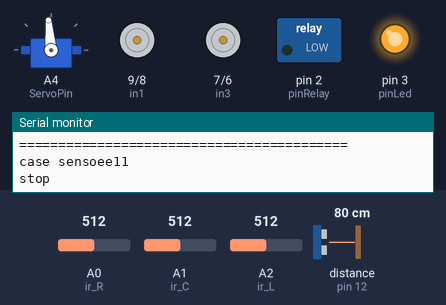
Recording of a sketch running on a simulated Arduino Uno, built with avr-gcc and run on an emulated ATmega328P. On the bench: servo, motor-driver pin pairs drawn as motors (green arrow = first pin HIGH = forward, orange = second pin HIGH = backward, longer = more drive, scaled by the enable pin), switched loads named in the sketch (green lamp = pin HIGH), output pins drawn as LEDs (lit = HIGH), the last lines printed to the serial monitor. Wiring (inferred from the names in the program): ultrasonic range finder: trigger pin 13; echo pin 12; servo: signal A4. Dashed ring = blinking. Inputs (shaded band) come from the test bench; at power-on: A0 (ir_R) = 512, A1 (ir_C) = 512, A2 (ir_L) = 512, distance to the obstacle (sensor on pin 12) 80 cm. The echo pulse lasts 58.3 µs per cm; servo pulses on a pin are drawn as a servo (544–2400 µs = 0–180°); pins used as bus, display or sensor lines are not drawn.

Above: at 3.43 s.
4.5 s: A0 (ir_R) set to 610
At 5.3 s:
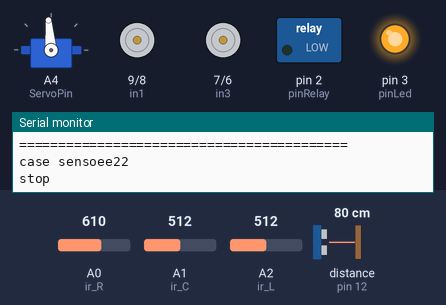
8.0 s: A1 (ir_C) set to 882
11.5 s: A1 (ir_C) set to 898
At 14.09 s:
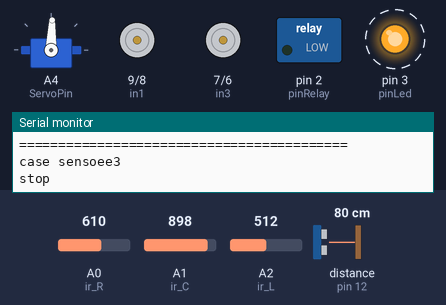
15.0 s: A1 (ir_C) set to 964
18.5 s: A1 (ir_C) set to 1000
At 20.8 s:
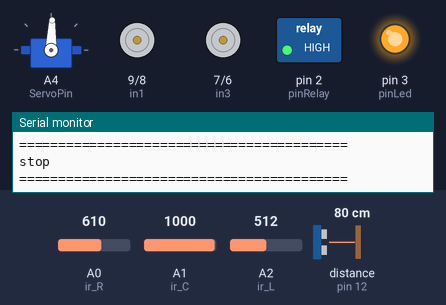
22.0 s: A2 (ir_L) set to 111
27.7 s: A2 (ir_L) set to 92
Timing chart, 0 to 30.7 s (numbered marks = the images above; inputs shaded):
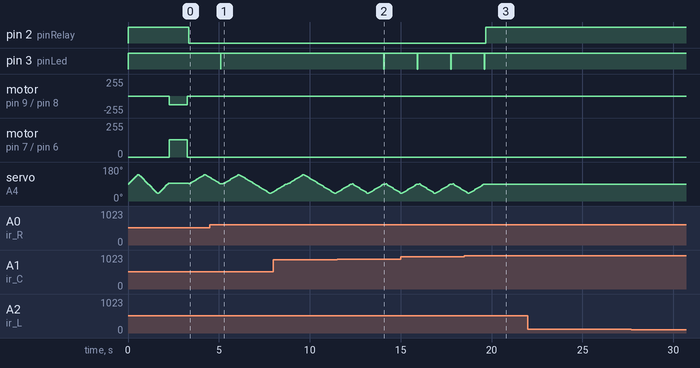

Measured:
- the behaviour switches between 889 and 890 on A1 (ir_C) (found by bisection; images 1 and 2)
- the behaviour switches between 981 and 982 on A1 (ir_C) (found by bisection; images 2 and 3)
- after the input at 4.5 s, pin 3 (pinLed): goes on until 5.1 s, then stays HIGH
- after the input at 11.5 s, pin 3 (pinLed): HIGH → LOW after 2.6 s, → HIGH 0.02 s later
- after the input at 18.5 s, pin 2 (pinRelay): LOW → HIGH after 1.2 s; pin 3 (pinLed): goes on until 19.6 s, then stays HIGH; servo on A4 (ServoPin): goes on until 19.5 s, then stays 88°

The sketch:

final_code.ino
```cpp
#include <Servo.h>

// define SRF-04 sensor
const unsigned int TRIG_PIN = 13;
const unsigned int ECHO_PIN = 12;

// define servo
#define ServoPin  A4    // define Servo control pin connection
int angle = 100; // servo center
Servo servo;
int k = 1;

int pinRelay = 2;
int pinLed = 3;
int distanceCM = 0;

// define motor
#define enA 10//Enable1 L298 Pin enA
#define in1 9 //Motor1  L298 Pin in1
#define in2 8 //Motor1  L298 Pin in2
#define in3 7 //Motor2  L298 Pin in3
#define in4 6 //Motor2  L298 Pin in4
#define enB 5 //Enable2 L298 Pin enB
int Speed = 130; // Write The Duty Cycle 0 to 255 Enable for Motor Speed

// define flame sensor
#define ir_R A0
#define ir_C A1
#define ir_L A2
int sensor_flame1, sensor_flame2, sensor_flame3;
bool isFire_R = false;
bool isFire_C = false;
bool isFire_L = false;

void setup()
{
  Serial.begin(9600);
  closePump();
  offLed();

  pinMode(ServoPin, OUTPUT);
  pinMode(TRIG_PIN, OUTPUT);
  pinMode(ECHO_PIN, INPUT);
  pinMode(pinRelay, OUTPUT);
  pinMode(pinLed, OUTPUT);
  pinMode(ir_R, INPUT);
  pinMode(ir_C, INPUT);
  pinMode(ir_L, INPUT);

  initServo();
  initMotorDriver();
  forward();
  delay(1000);
  Stop();
}

void loop() {
  sensor_flame1 = analogRead(ir_R);
  sensor_flame2 = analogRead(ir_C);
  sensor_flame3 = analogRead(ir_L);
  Serial.println("==========================================");
  Serial.println(sensor_flame1);
  Serial.println(sensor_flame2);
  Serial.println(sensor_flame3);
  Serial.println("==========================================");
  delay(10);
  distanceCM = getDistance();

  //  if (distanceCM < 10) {
  //    turnLeft();
  //    offLed();
  //  }
  //  if ((distanceCM > 10) && (distanceCM < 20)) {
  //    Stop();
  //    onLed();
  //  }
  //  if (distanceCM > 20) {
  //    Stop();
  //    notification(true);
  //    delay(20);
  //  }

  if (sensor_flame1 <= 600) {
    Serial.println("case sensoee11");
    Stop();
    openPump();
    servoTurnRight();
    notification(true);
    isFire_R = true;
  }
  //  else if (sensor_flame1 > 600) {
  //    Serial.println("case sensoee12");
  //    closePump();
  //    offLed();
  //  }
  else if ((sensor_flame2 < 890)) {
    Serial.println("case sensoee22");
    Stop();
    openPump();
    servo2Direction();
  }
  else if (sensor_flame2 > 981) {
    Stop();
    closePump();
  }
  else if (sensor_flame3 < 600) {
    Serial.println("case sensoee3");
    Stop();
    openPump();
    servoTurnLeft();
    notification(true);
  }
  //  else if (sensor_flame1 >= 801 && sensor_flame1 <= 1020) {
  //    closePump();
  //    backward();
  //    delay(100);
  //    turnRight();
  //    delay(200);
  //  }
  //
  else if ((sensor_flame2 >= 891) && (sensor_flame2 <= 980)) {
    Serial.println("case sensoee2");
    closePump();
    forward();
  }
  //
  //  else if (sensor_flame3 >= 251 && sensor_flame3 <= 700) {
  //    closePump();
  //    backward();
  //    delay(100);
  //    turnLeft();
  //    delay(200);
  //  }
  //  if (isFire_R == false ) {
  //    closePump();
  //    Stop();
  //    offLed();
  //  }
  /* if (k ==1) {
     if ( k ==1 ) {
       servoTurnRight();
       openPump();
       k =2;
     }
     delay(4000);
     if ( k == 2) {
       servo2Direction();
       k = 3;
       closePump();
     }
     delay(4000);
     if ( k == 3) {
       servoTurnLeft();
       k = 0;
     }
    } */

}
/* Code for Motor driver */
void initMotorDriver()
{
  pinMode(enA, OUTPUT); // declare as output for L298 Pin enA
  pinMode(in1, OUTPUT); // declare as output for L298 Pin in1
  pinMode(in2, OUTPUT); // declare as output for L298 Pin in2
  pinMode(in3, OUTPUT); // declare as output for L298 Pin in3
  pinMode(in4, OUTPUT); // declare as output for L298 Pin in4
  pinMode(enB, OUTPUT); // declare as output for L298 Pin enB

  analogWrite(enA, Speed); // Write The Duty Cycle 0 to 255 Enable Pin A for Motor1 Speed
  analogWrite(enB, Speed); // Write The Duty Cycle 0 to 255 Enable Pin B for Motor2 Speed
}

void backward() { //backward
  Serial.println("forward");
  digitalWrite(in1, HIGH); //Right Motor forward Pin
  digitalWrite(in2, LOW);  //Right Motor backward Pin
  digitalWrite(in3, LOW);  //Left Motor backward Pin
  digitalWrite(in4, HIGH); //Left Motor forward Pin
}

void forward() { //forward
  Serial.println("backward");
  digitalWrite(in1, LOW);  //Right Motor forward Pin
  digitalWrite(in2, HIGH); //Right Motor backward Pin
  digitalWrite(in3, HIGH); //Left Motor backward Pin
  digitalWrite(in4, LOW);  //Left Motor forward Pin
}

void turnRight() { //turnRight
  Serial.println("turnRight");
  digitalWrite(in1, LOW);  //Right Motor forward Pin
  digitalWrite(in2, HIGH); //Right Motor backward Pin
  digitalWrite(in3, LOW);  //Left Motor backward Pin
  digitalWrite(in4, HIGH); //Left Motor forward Pin
}

void turnLeft() { //turnLeft
  Serial.println("turnLeft");
  digitalWrite(in1, HIGH); //Right Motor forward Pin
  digitalWrite(in2, LOW);  //Right Motor backward Pin
  digitalWrite(in3, HIGH); //Left Motor backward Pin
  digitalWrite(in4, LOW);  //Left Motor forward Pin
}

void Stop() { //stop
  Serial.println("stop");
  digitalWrite(in1, LOW); //Right Motor forward Pin
  digitalWrite(in2, LOW); //Right Motor backward Pin
  digitalWrite(in3, LOW); //Left Motor backward Pin
  digitalWrite(in4, LOW); //Left Motor forward Pin
}
/* ---------------------------------------------------- */

/* Code for Servo */
void initServo() {
  for (int angle = 90; angle <= 140; angle += 5)  {
    servoPulse(ServoPin, angle);
  }
  for (int angle = 140; angle >= 40; angle -= 5)  {
    servoPulse(ServoPin, angle);
  }

  for (int angle = 40; angle <= 95; angle += 5)  {
    servoPulse(ServoPin, angle);
  }
}

void servoCenter() {
  servo.write(100);
  delay(50);
}

void servoTurnLeft() {
  for (int angle = 90; angle >= 40; angle -= 3) {
    servoPulse(ServoPin, angle);
  }

  for (int angle = 40; angle <= 90; angle += 3) {
    servoPulse(ServoPin, angle);
  }
}

void servo2Direction() {
  for (int angle = 90; angle <= 140; angle += 3) {
    servoPulse(ServoPin, angle);
  }

  for (int angle = 140; angle >= 40; angle -= 3) {
    servoPulse(ServoPin, angle);
  }

  for (int angle = 40; angle <= 90; angle += 3) {
    servoPulse(ServoPin, angle);
  }
}

void servoTurnRight() {
  for (int angle = 90; angle <= 140; angle += 3) {
    servoPulse(ServoPin, angle);
  }

  for (int angle = 140; angle >= 90; angle -= 3) {
    servoPulse(ServoPin, angle);
  }
}

void servoPulse (int pin, int angle) {
  int pwm = (angle * 11) + 500;    // Convert angle to microseconds
  digitalWrite(pin, HIGH);
  delayMicroseconds(pwm);
  digitalWrite(pin, LOW);
  delay(50);                   // Refresh cycle of servo
}
/* ---------------------------------------------------- */

/* Code for Pump */
void openPump() {
  digitalWrite(pinRelay, LOW);
}

void closePump() {
  digitalWrite(pinRelay, HIGH);
}
/* ---------------------------------------------------- */

/* Code for SRF-05 */
int getDistance() {
  digitalWrite(TRIG_PIN, LOW);
  delayMicroseconds(2);
  digitalWrite(TRIG_PIN, HIGH);
  delayMicroseconds(10);
  digitalWrite(TRIG_PIN, LOW);


  const unsigned long duration = pulseIn(ECHO_PIN, HIGH);
  int distance = duration / 29 / 2;
  if (duration == 0) {
    Serial.println("Warning: no pulse from sensor");
  }
  return distance;
}
/* ---------------------------------------------------- */
/* Code for LED */
void offLed() {
  digitalWrite(pinLed, HIGH);
}

void onLed() {
  digitalWrite(pinLed, LOW);
}

void notification(bool hasNotifi)
{
  if (hasNotifi == true)
  {
    onLed();
    delay(20);
    offLed();
    delay(20);
  }
  else
  {
    offLed();
  }
}
```
